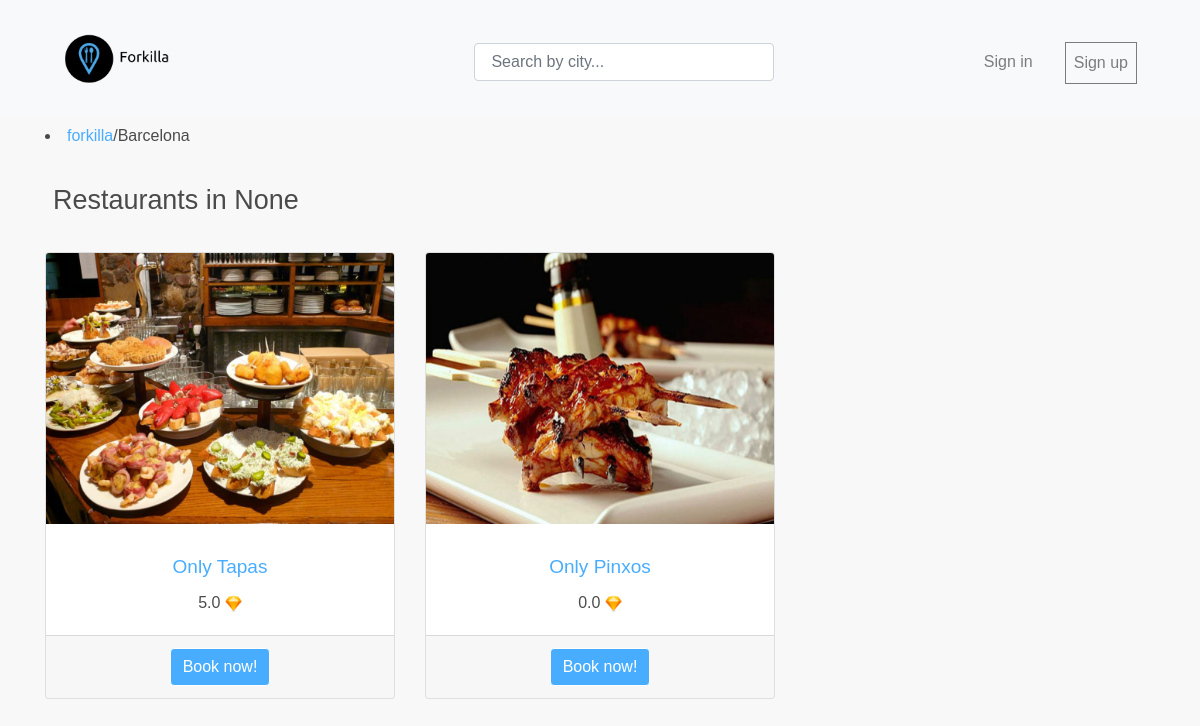
The page /restaurants/Barcelona/ on the database its author committed.
### forkilla/models.py (models this page shows, shortened)
class Restaurant(models.Model):
    CATEGORIES = (
        ("Rice", "Rice"),
        ("Fusi", "Fusion"),
        ("BBQ", "Barbecue"),
        ("Chin", "Chinese"),
        ("Medi", "Mediterranean"),
        ("Crep", "Creperie"),
        ("Hind", "Hindu"),
        ("Japa", "Japanese"),
        ("Ital", "Italian"),
        ("Mexi", "Mexican"),
        ("Peru", "Peruvian"),
        ("Russ", "Russian"),
        ("Turk", "Turkish"),
        ("Basq", "Basque"),
        ("Vegy", "Vegetarian"),
        ("Afri", "African"),
        ("Egyp", "Egyptian"),
        ("Grek", "Greek")
    )
    _d_categories = dict(CATEGORIES)
    restaurant_number = models.CharField(max_length=8, unique=True)
    name = models.CharField(max_length=50)
    menu_description = models.TextField()
    price_average = models.DecimalField(max_digits=5, decimal_places=2)
    is_promot = models.BooleanField()
    rate = models.DecimalField(default=0.0, max_digits=2, decimal_places=1,
                               validators=[MinValueValidator(0.0), MaxValueValidator(5.0)])
    address = models.CharField(max_length=50)
    city = models.CharField(max_length=50)
    country = models.CharField(max_length=50)
    featured_photo = models.ImageField(upload_to="images/")
    category = models.CharField(max_length=5, choices=CATEGORIES)
    restaurant_capacity = models.PositiveIntegerField(validators=[MaxValueValidator(999)])

### forkilla/views.py (the view)
# urls.py: url(r'^restaurants/(?P<city>.*)/$', views.restaurants, name='restaurants'),
def restaurants(request, city="", category=""):
    promoted = False
    viewedrestaurants = _check_session(request)
    query = request.GET.get('q')
    if query:
        restaurants = Restaurant.objects.filter(city=query)
    else:
        if city:
            restaurants = Restaurant.objects.filter(city=city)
            if category:
                restaurants = restaurants.filter(category=category)
        else:
            restaurants = Restaurant.objects.filter(is_promot="True")
            promoted = True
    context = {
        'city': city,
        'category': category,
        'restaurants': restaurants,
        'promoted': promoted,
        'viewedrestaurants': viewedrestaurants,
        'search_result': query,
    }
    return render(request, 'forkilla/restaurants.html', context)

### forkilla/views.py (called while the page is built)
def _check_session(request):
    try:
        if "viewedrestaurants" not in request.session:
            viewedrestaurants = ViewedRestaurants()
            viewedrestaurants.save()
            request.session["viewedrestaurants"] = viewedrestaurants.id_vr
        else:
            viewedrestaurants = ViewedRestaurants.objects.get(id_vr=request.session["viewedrestaurants"])
    except (KeyError, Reservation.DoesNotExist, AttributeError):
        return HttpResponse("The specified Viewed Restaurant does not exist!")
    return viewedrestaurants

### templates/forkilla/restaurants.html (shortened to what this page needs)
<!DOCTYPE html>
<html lang="en">
<head>
</head>
<body>
    {% extends 'forkilla/base.html' %}
    {% block content %}
    {% load static %}
        <br>
        {% if city %}
             <li>
                 {% if category %}
                     <a href="{% url 'index' %}forkilla">forkilla</a>/<a href="{% url 'restaurants' city%}">{{ city }}</a>/{{ category }}
                 {% else %}
                     <a href="{% url 'index' %}forkilla">forkilla</a>/{{city}}
                 {% endif %}
             </li>
        {% endif %}
        {% if restaurants %}
            {% if promoted %}
                <br>
                <h2>Most Popular Restaurants</h2>
            {% else %}
                <br>
                <h2>Restaurants in {{ search_result }}</h2>
            {% endif %}
            <br>
            <form action="{% url 'reservation'%}" method="get">
            <div class="row text-center">
                {% for restaurant in restaurants %}
                    <div class="col-lg-4 col-md-4 mb-4">
                        <div class="card h-100">
                            {% if restaurant.featured_photo %}
                                <img class="card-img-top" src="{{ restaurant.featured_photo.url }}" alt="">
                            {% endif %}
                                <div class="card-body">
                                    <a href="{% url 'details' restaurant.restaurant_number%}" >
                                        <h4 class="card-title">{{restaurant.name}}</h4>
                                    </a>
                                    <p class="card-text">{{restaurant.rate}} <img src="{% static 'forkilla/images/diamond.ico' %}" alt="diamond" style="width:17px;"></p>
                                </div>
                                <div class="card-footer">
                                    <button class="btn btn-primary" type="submit" name="reservation" value={{restaurant.restaurant_number}} > Book now!</button>
                                </div>
                            </div>
                        </div>
                {% endfor %}
            </div>
            </form>
        {% else %}
            <p>No restaurants are available.</p>
        {% endif %}
    {% endblock %}

### static/forkilla/css/style.css (style rules this page uses)
:root { --fore-color: rgba(0, 0, 0, 0.7); --secondary-fore-color: #444; --back-color: #f8f8f8; --secondary-back-color: #f0f0f0; --blockquote-color: #f57c00; --pre-color: #1565c0; --border-color: #aaa; --secondary-border-color: #ddd; --heading-ratio: 1.19; --universal-margin: 0.5rem; --universal-padding: 0.5rem; --universal-border-radius: 0.125rem; --a-link-color: #0277bd; --a-visited-color: #01579b; }
html { font-size: 16px; padding-top: 100px; }
html, * { font-family: Helvetica; line-height: 1.5; -webkit-text-size-adjust: 100%; }
a, b, del, em, i, ins, q, span, strong, u { font-size: 1em; }
* { font-size: 1rem; }
body { margin: 0; color: var(--fore-color); background: var(--back-color); }
h1, h2, h3, h4, h5, h6 { line-height: 1.2; margin: calc(1.5 * var(--universal-margin)) var(--universal-margin); font-weight: 500; }
h2 { font-size: calc(1rem * var(--heading-ratio) * var(--heading-ratio) * var(--heading-ratio)); }
h4 { font-size: calc(1rem * var(--heading-ratio)); }
p { margin: var(--universal-margin); }
a:link { color: rgb(73, 173, 255); text-decoration: none; }
button.btn-primary { background-color: rgb(73, 173, 255); border-color: white; }

### rows shown on the page
Restaurant: featured_photo (picture), name "Only Tapas", rate "5.0", {{ restaurant.restaurant_number }} 09186777 (drawn)
Restaurant: featured_photo (picture), name "Only Pinxos", rate "0.0", {{ restaurant.restaurant_number }} 09186666 (drawn)

### other values the page prints
{{ city }} "Barcelona"
{{ search_result }} "None"
